Frame 1 (no input): blank canvas, image omitted
Frame 60 (the mouse pressed at the canvas centre just before this capture): blank canvas, image omitted
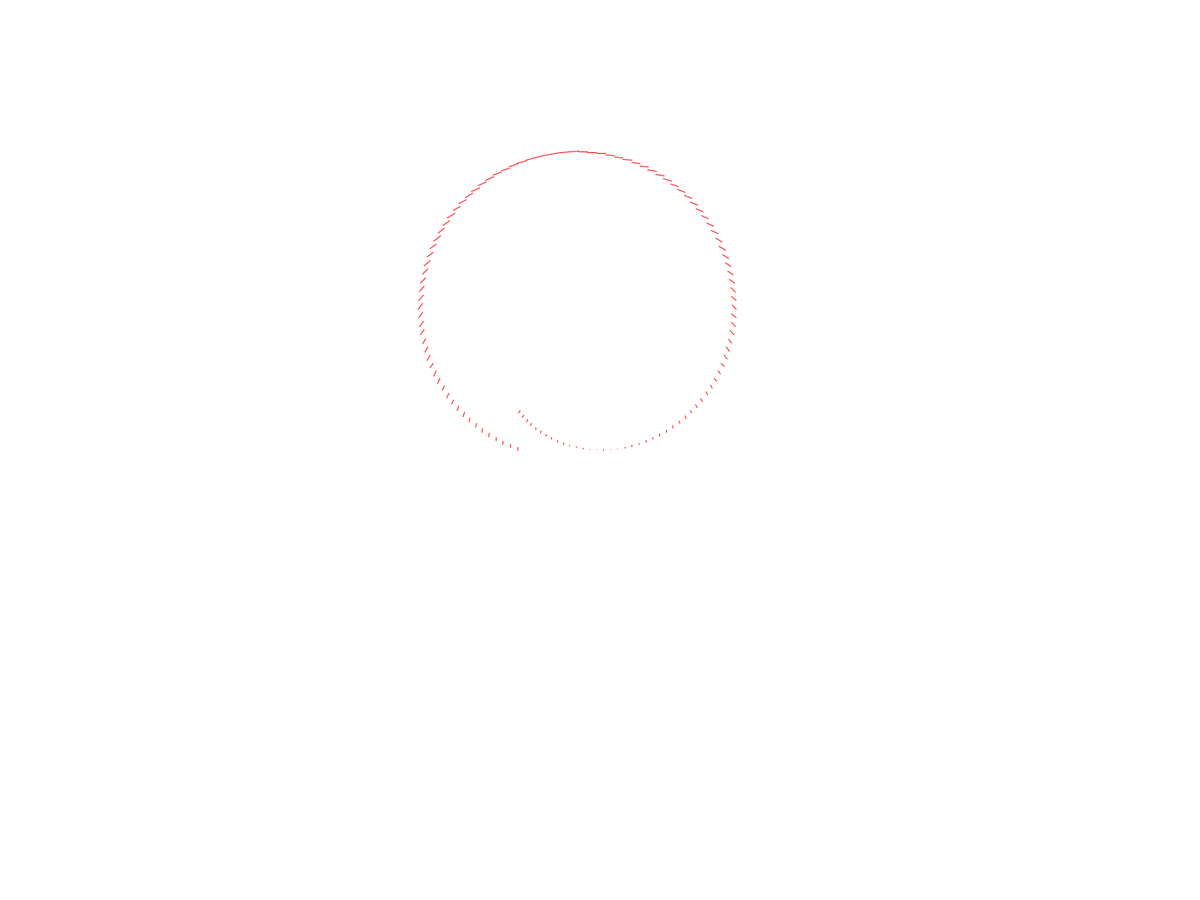
Frame 120 (the mouse held since frame 60 and released just before this capture)

The Processing sketch whose frames 1 and 60 were blank and that drew this single picture after the mouse press (run headless with seeded random() and noise(); from frame 60 on, the mouse is pressed at the canvas centre):

// Processing sketch: NOTITLE23
// ── NOTITLE23.pde
float phi = 0;
float radius = 60; 


void setup() {
  fullScreen();
  noCursor();
  background(255);
  fill(255,0,0);
  stroke(255,0,0);
  

}


void draw() {
  phi += 0.03;
  //radius += 0.4;
  radius = (float)300 * sin(phi*1.1)+100;
  line(rPhiToX(radius,phi),rPhiToY(radius,phi),rPhiToX(radius,phi-0.03),rPhiToY(radius,phi-0.03));


}


float rPhiToX(float r, float phi) {return (float)(width/2)-r*cos(phi);}
float rPhiToY(float r, float phi) {return (float)(height/2)-r*sin(phi);}
float rPhiToX2(float r, float phi) {return (float)(width/2)-r*cos(phi)*sin(phi);}
float rPhiToXY2(float r, float phi) {return (float)(height/2)-r*cos(phi)*sin(phi);}
float rPhiToY2(float r, float phi) {return (float)(height/2)-r*sin(phi)*sin(phi);}
float rPhiToY3(float r, float phi) {return (float)(height/2)+r*sin(phi)*sin(phi);}
